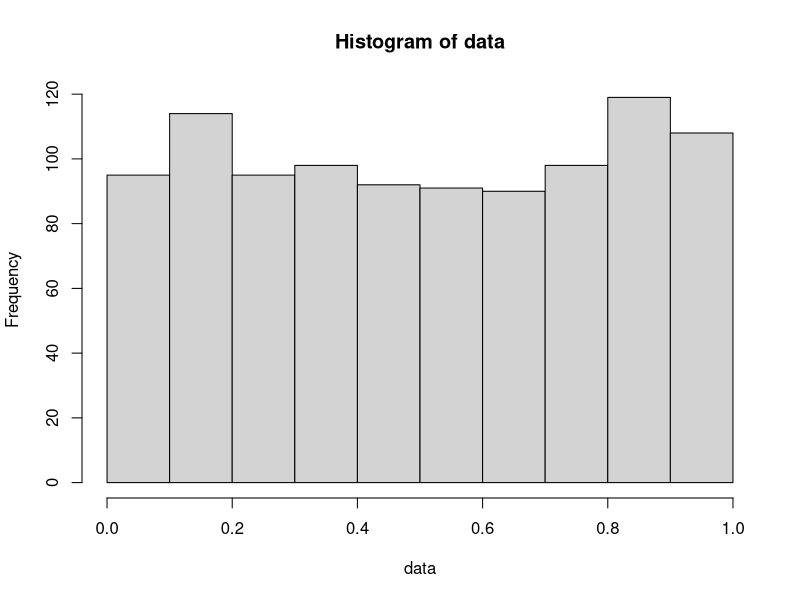
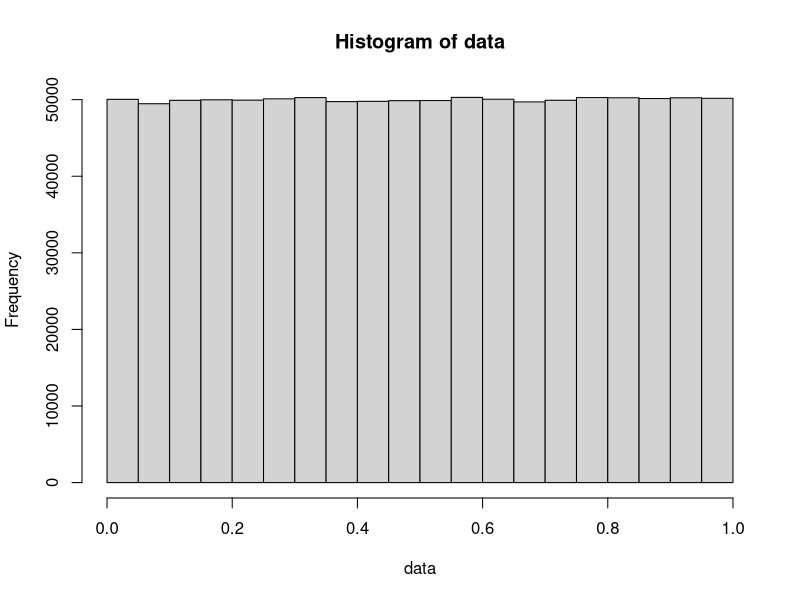

R code for these plots, in order:
## ---- chunk 1
data = runif(1000,min = 0, max =1)
hist(data)
## ---- chunk 2
data = runif(10^{6},min = 0, max =1)
hist(data)
